Frame 1 (no input): blank canvas, image omitted
Frame 60 (the mouse pressed at the canvas centre just before this capture): blank canvas, image omitted
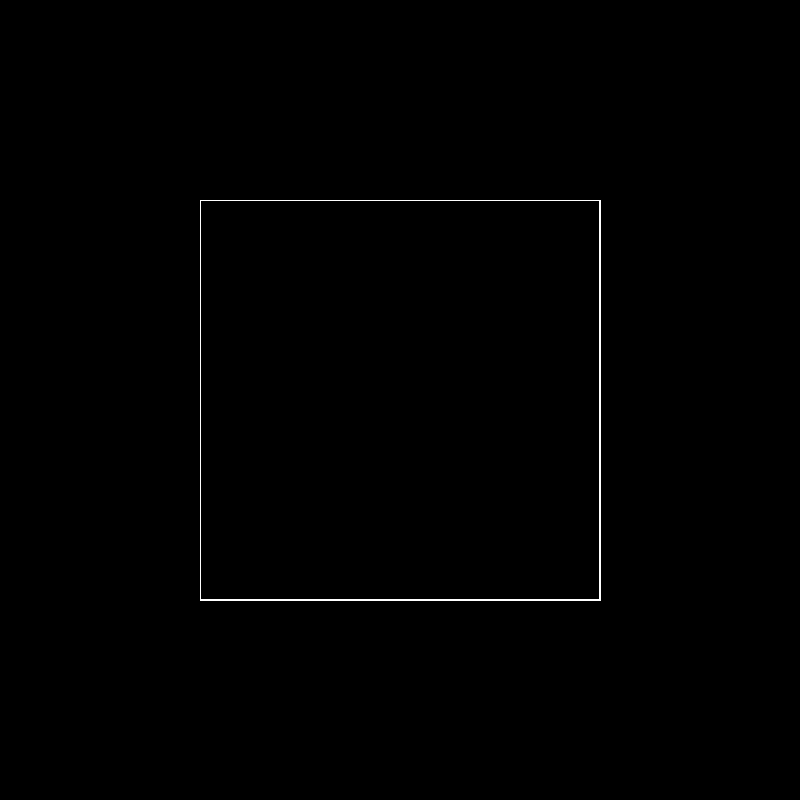
Frame 120 (the mouse held since frame 60 and released just before this capture)

The Processing sketch whose frames 1 and 60 were blank and that drew this single picture after the mouse press (run headless with seeded random() and noise(); from frame 60 on, the mouse is pressed at the canvas centre):

// Processing sketch: LSI_074_rects_pde
// ── LSI_074_rects_pde.pde
int nr=20;

float sizeW[]=new float[nr];
float sizeH[]=new float[nr];

void setup(){
 size(800,800); 
  noFill();
  stroke(255);
  rectMode(CENTER);
}


void draw(){
  background(0);
  translate(width/2,height/2);
  
  for(int i=0;i<nr;i++){
   if(i==0) {
     sizeW[i]+=(mouseX-sizeW[i])*0.4;
     sizeH[i]+=(mouseY-sizeH[i])*0.4;
   }
    
    else {
      sizeW[i]+=(sizeW[i-1]-sizeW[i])*0.4;
     sizeH[i]+=(sizeH[i-1]-sizeH[i])*0.4;
    }
    
    rect(0,0,sizeW[i],sizeH[i]);
    
  }
  
}
